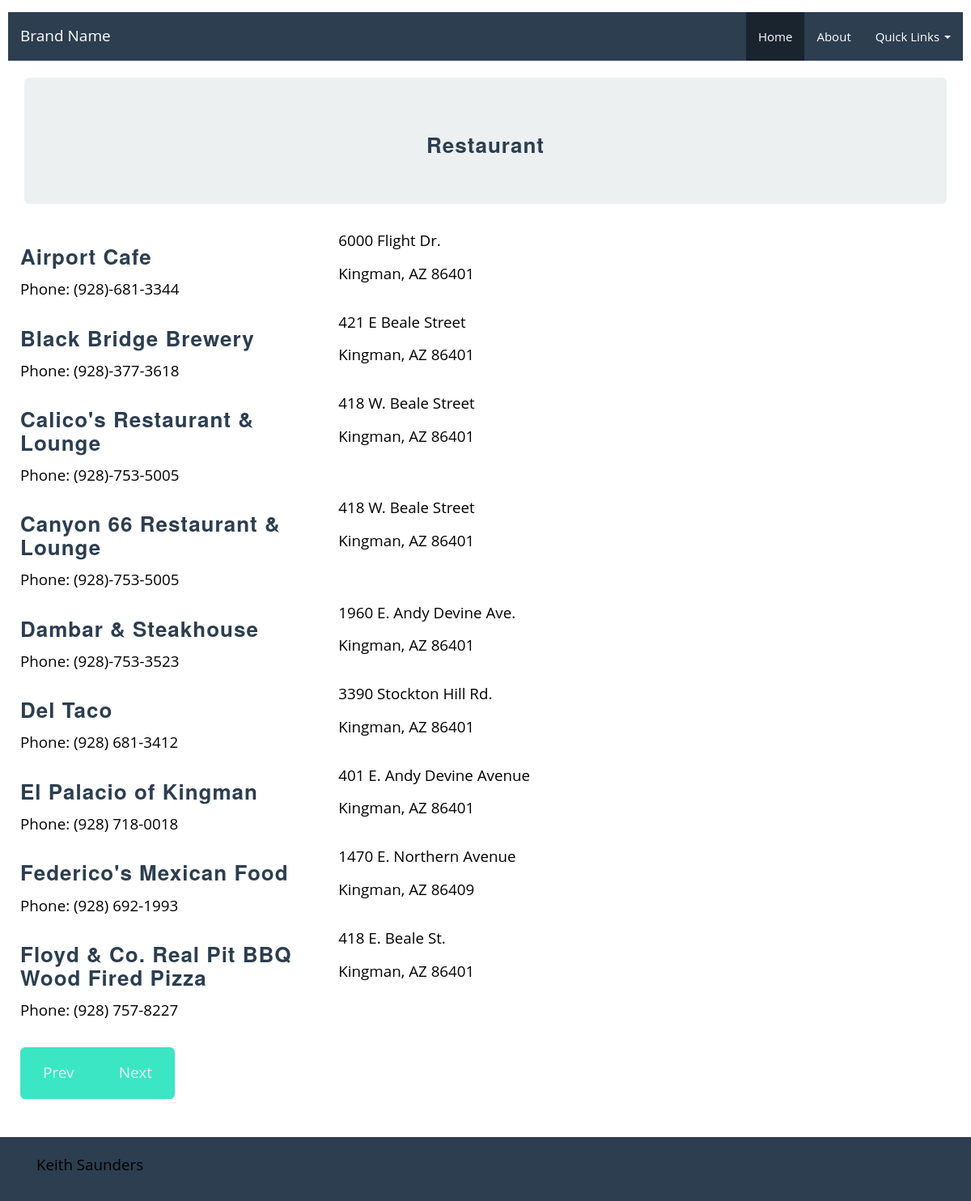
/restaurant/, run on the app's committed database.
### mainpage/models.py (models this page shows, shortened)
class Restaurant(models.Model):
	restaurantID = models.AutoField(primary_key=True)
	name = models.CharField(max_length = 55)
	phone = models.CharField(max_length = 14)
	fax = models.CharField(max_length = 14, null = True, blank = True)
	hours = models.CharField(max_length = 28, null = True, blank = True)
	link = models.CharField(max_length = 100, null = True, blank = True)
	description = models.CharField(max_length = 200, null = True, blank = True)
	streetName = models.CharField(max_length = 40, null = True, blank = True)
	stateInfo = models.CharField(max_length = 40, null = True, blank = True)
	googleMaps = models.CharField(max_length = 700, null = True, blank = True)

### mainpage/views.py (the view)
# urls.py: url(r'^restaurant/$', views.restaurant),
def restaurant(request,page=1):
	restaurant = Restaurant.objects.all()
	paginator = Paginator(restaurant, 9)
	try:
		restaurants = paginator.page(page)
	except PageNotAnInteger:
		restaurants = paginator.page(9)
	except EmptyPage:
		restaurants = paginator.page(paginator.num_pages)
	context = {"restaurant": restaurant, "page": page}
	return render(request, 'mainpage/restaurants.html', context)

### mainpage/templates/mainpage/restaurants.html (shortened to what this page needs)
{% extends "mainpage/base.html" %}
{% block content %}
	<div class="jumbotron text-center">
			<h3>
				Restaurant
			</h3>
		</div>
	</div>
	<div class="container-fluid">
		{% for x in restaurant %}
		<div class="row">
			<div class="col-md-4">
			<h3>
				{{ x.name }}
			</h3>
			<p>
				Phone: {{ x.phone }}
			</p>
			</div>
			<div class="col-md-4">
				{% if x.streetName%}
					<p>
						{{ x.streetName}}
					</p>
				{% endif %}
				{% if x.stateInfo %}
					<p>
						{{ x.stateInfo}}
					</p>
				{% endif %}
			</div>
			<div class="col-md-4">
			</div>
		</div>
		{% endfor %}
	</div>
	<div class="container-fluid center-block">
	<div class="row">
		<div class="col-md-12">
			<ul class="pagination pagination-lg">
				{% if restaurant.has_previous %}
					<li>
						<a href="/restaurant/{{ restaurant.previous_page_number }}">Prev</a>
					</li>
				{% else %}
					<li class='disabled'>
						<a href="#">Prev</a>
					</li>
				{% endif %}
				{% if restaurant.has_next %}
				<li>
					<a href="/restaurant/{{ restaurant.next_page_number }}">Next</a>
				</li>
				{% else %}
					<li class='disabled'>
						<a href='#'>Next</a>
					</li>
				{% endif %}
			</ul>
		</div>
	</div>
</div>
{% endblock %}

### mainpage/static/mainpage/css/customcss.css (style rules this page uses)
body { padding-top: 15px; padding-bottom: 100px; padding-left: 10px; padding-right: 10px; }

### data on the page
Restaurant: name "Airport Cafe", phone "(928)-681-3344", streetName "6000 Flight Dr.", stateInfo "Kingman, AZ 86401"
Restaurant: name "Black Bridge Brewery", phone "(928)-377-3618", streetName "421 E Beale Street", stateInfo "Kingman, AZ 86401"
Restaurant: name "Calico's Restaurant & Lounge", phone "(928)-753-5005", streetName "418 W. Beale Street", stateInfo "Kingman, AZ 86401"
Restaurant: name "Canyon 66 Restaurant & Lounge", phone "(928)-753-5005", streetName "418 W. Beale Street", stateInfo "Kingman, AZ 86401"
Restaurant: name "Dambar & Steakhouse", phone "(928)-753-3523", streetName "1960 E. Andy Devine Ave.", stateInfo "Kingman, AZ 86401"
Restaurant: name "Del Taco", phone "(928) 681-3412", streetName "3390 Stockton Hill Rd.", stateInfo "Kingman, AZ 86401"
Restaurant: name "El Palacio of Kingman", phone "(928) 718-0018", streetName "401 E. Andy Devine Avenue", stateInfo "Kingman, AZ 86401"
Restaurant: name "Federico's Mexican Food", phone "(928) 692-1993", streetName "1470 E. Northern Avenue", stateInfo "Kingman, AZ 86409"
Restaurant: name "Floyd & Co. Real Pit BBQ Wood Fired Pizza", phone "(928) 757-8227", streetName "418 E. Beale St.", stateInfo "Kingman, AZ 86401"
